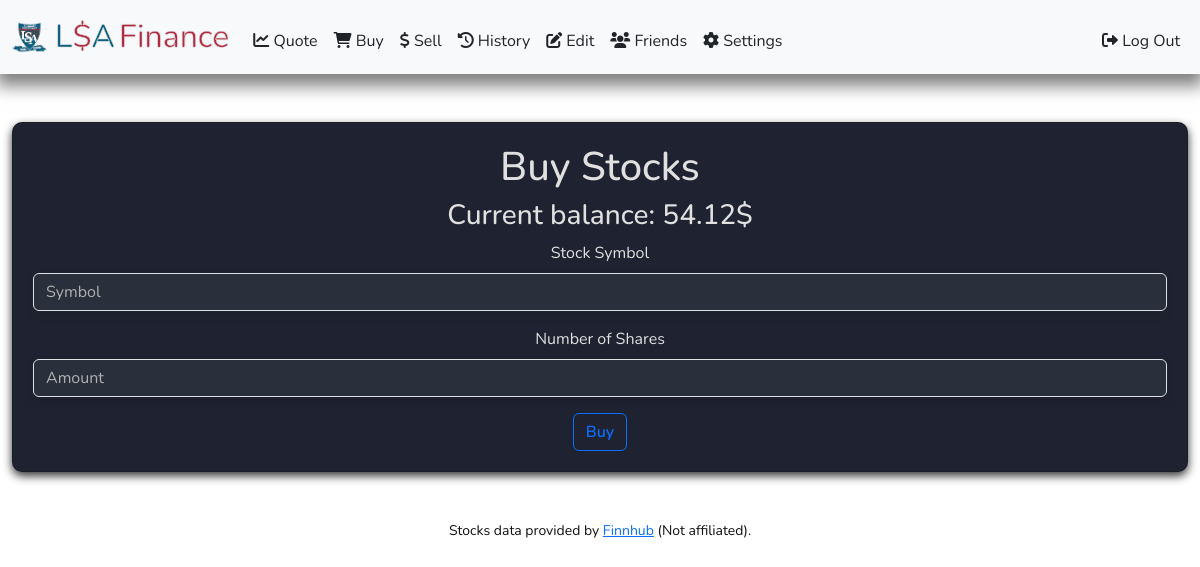
Before: /buy (signed in) with the older database file.
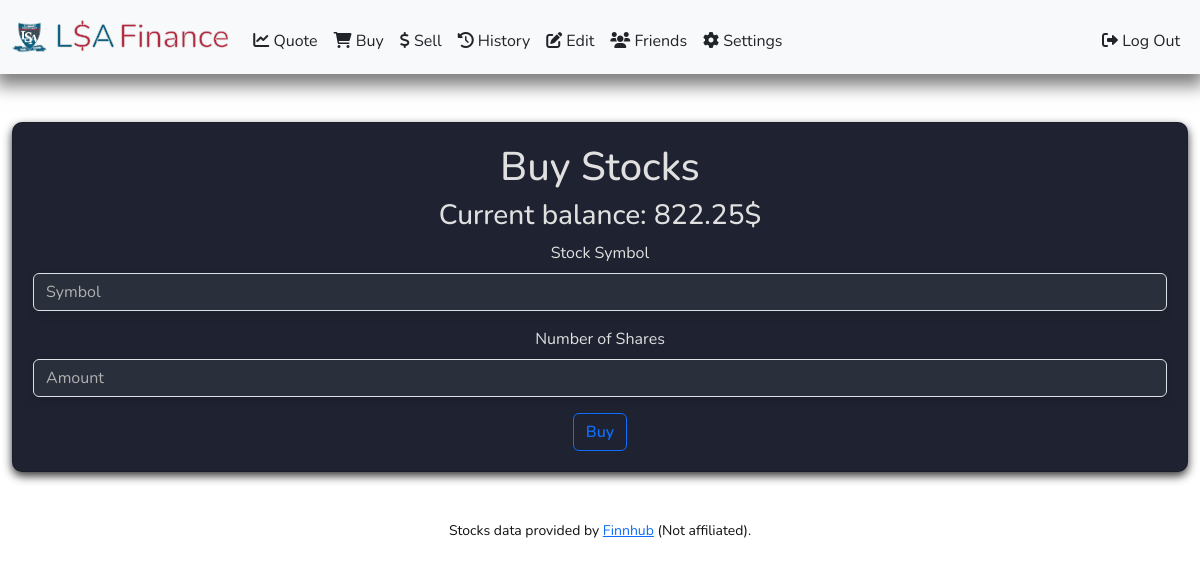
After: the same page with the newer database file.
### tables this page shows
CREATE TABLE accounts (
        id INTEGER PRIMARY KEY AUTOINCREMENT,
        user_id INTEGER,
        balance NUMERIC DEFAULT 1000.00,
        FOREIGN KEY (user_id) REFERENCES users(id)
    );

### app.py (the view, shortened to what this page needs)
@app.route("/buy", methods=["GET", "POST"])
@login_required
@using_database
def buy(connected):
    if request.method == "GET":
        db = connected.cursor()
        db_request = db.execute("SELECT balance FROM accounts WHERE user_id = ?", [session["user_id"]]).fetchone()
        user_balance = float(db_request[0])
        return render_template("buy.html", userBalance=user_balance)

### helpers.py (called while the page is built)
def login_required(f):
    @wraps(f)
    def decorated_function(*args, **kwargs):
        if "user_id" not in session or session["user_id"] is None:
            return redirect("/login")
        return f(*args, **kwargs)
    return decorated_function

def using_database(function):
    @wraps(function)
    def decorated_function(*args, **kwargs):
        def get_db():
            if 'db' not in g:
                g.db = sqlite3.connect('database.db')
            return g.db
        def close_db(e=None):
            db = g.pop('db', None)
            if db is not None:
                db.close()
        db = get_db()
        try:
            return function(db, *args, **kwargs)
        finally:
            close_db()
    return decorated_function

def usd(value):
    return f"{value:,.2f}$"

### templates/buy.html (shortened to what this page needs)
{% extends "layout.html" %}
{% block main %}
<div class="card">
    <h1>Buy Stocks</h1>
    <h3>Current balance: {{ userBalance | usd }}</h3>
    <form action="/buy" method="post" id="buyForm">
        <div class="mb-3">
            <label for="symbol" class="form-label">Stock Symbol</label>
            <input type="text" class="form-control" id="symbol" name="symbol" placeholder="Symbol" required>
        </div>
        <div class="mb-3">
            <label for="amount" class="form-label">Number of Shares</label>
            <input type="number" class="form-control" id="amount" name="amount" placeholder="Amount" min="1" required>
        </div>
        <button type="submit" class="btn btn-outline-primary" id="buyStockBtn">Buy</button>
    </form>
</div>
{% endblock %}

### templates/layout.html (shortened to what this page needs)
<!DOCTYPE html>
<html lang="en">
<head>
    <link rel="stylesheet" href="https://cdnjs.cloudflare.com/ajax/libs/font-awesome/6.0.0-beta3/css/all.min.css">
    <link href="https://cdn.jsdelivr.net/npm/bootstrap@5.3.0-alpha1/dist/css/bootstrap.min.css" rel="stylesheet">
    <link href="/static/styles.css" rel="stylesheet">
</head>
<body>
    <nav class="navbar navbar-expand-md">
        <div class="container-fluid">
            <a class="navbar-brand contour-text d-flex align-items-center" href="/home">
                <img src="../static/lsa_logo.png" alt="LSA Logo" width="35" height="35" class="me-2">
                <span class="blue">L</span><span class="red">$</span><span class="blue">A</span>
                <span class="red ms-1">Finance</span>
            </a>
            <div class="collapse navbar-collapse" id="navbar">
                {% if session["user_id"] %}
                    <ul class="navbar-nav me-auto mt-2">
                        <li class="nav-item"><a class="nav-link" href="/quote"><i class="fas fa-chart-line"></i> Quote</a></li>
                        <li class="nav-item"><a class="nav-link" href="/buy"><i class="fas fa-shopping-cart"></i> Buy</a></li>
                        <li class="nav-item"><a class="nav-link" href="/sell"><i class="fas fa-dollar-sign"></i> Sell</a></li>
                        <li class="nav-item"><a class="nav-link" href="/history"><i class="fas fa-history"></i> History</a></li>
                        <li class="nav-item"><a class="nav-link" href="/edit"><i class="fas fa-edit"></i> Edit</a></li>
                        <li class="nav-item"><a class="nav-link" href="/friends"><i class="fas fa-users"></i> Friends</a></li>
                        <li class="nav-item"><a class="nav-link" href="/settings"><i class="fas fa-cog"></i> Settings</a></li>
                    </ul>
                    <ul class="navbar-nav ms-auto mt-2">
                        <li class="nav-item"><a class="nav-link" href="/logout"><i class="fa-solid fa-right-from-bracket"></i> Log Out</a></li>
                    </ul>
                {% else %}
                    <ul class="navbar-nav ms-auto mt-2">
                        <li class="nav-item"><a class="nav-link" href="/register"><i class="fa-solid fa-user-plus"></i> Register</a></li>
                        <li class="nav-item"><a class="nav-link" href="/login"><i class="fa-solid fa-right-to-bracket"></i> Log In</a></li>
                    </ul>
                {% endif %}
            </div>
        </div>
    </nav>
    <main class="container-fluid py-5 text-center">
        {% block main %}{% endblock %}
    </main>
    <footer class="mb-5 small text-center">
        Stocks data provided by <a href="https://finnhub.io" target="_blank" rel="noopener">Finnhub</a> (Not affiliated).
    </footer>
</body>
</html>

### static/styles.css (style rules this page uses)
nav .navbar-brand { font-size: xx-large; }
nav .navbar-brand .blue { color: #0c5f7d; }
nav .navbar-brand .red { color: #b32a40; }
body.light-mode { background-color: #ffffff; color: #111111; }
body { font-family: "Nunito", sans-serif; margin: 0; padding: 0; }
.card { background-color: #1f2230; color: #e0e0e0; border-radius: 10px; padding: 20px; box-shadow: 0 4px 10px rgba(0, 0, 0, 0.8); }
.navbar { box-shadow: 0 8px 16px 4px rgba(0, 0, 0, 0.5); transition: background-color 0.3s, color 0.3s; }
body.light-mode .navbar { background-color: #f8f9fa; }
body.light-mode .nav-link, body.light-mode .navbar-brand { color: #212529 !important; }
.contour-text { -webkit-text-stroke: 0.5px #e0e0e0; text-shadow: 0 0 2px rgba(224, 224, 224, 0.6); }
input, select, textarea { background-color: #2a2f3c !important; color: #e0e0e0 !important; box-shadow: 0 4px 8px rgba(0, 0, 0, 0.1); border: none; padding: 6px 10px; border-radius: 4px; }
input::placeholder, textarea::placeholder { color: #b0b0b0 !important; }
.btn { font-weight: 600; }

Changed rows visible on the page:
changed accounts: balance "54.12$" → "822.25$"
